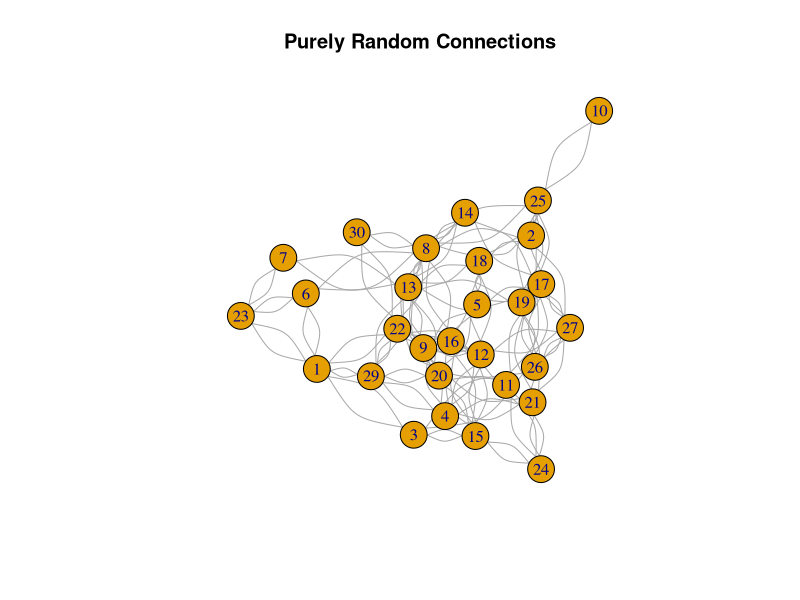

Recreate this plot in R.


require(igraph)



# Set network size.
n <- 30
# Create n series of n.
ego <- rep(1:n,each=n)
# Create n sequences of n.
alter <- rep(1:n,times=n)
# Default to no friendship between ego and alter.
friendship <- 0
# Assemble dataset.
rnet <- data.frame(ego, alter, friendship)



head(rnet)



conDen <- .15
for (i in 1:n)
  for (ii in (i+1):n)
    if ((rbinom(1,1,conDen)==1)&(i!=ii)) {
      # print(paste(i,ii))
      rnet$friendship[(rnet$ego==i & rnet$alter==ii)] <- 1
      rnet$friendship[(rnet$ego==ii & rnet$alter==i)] <- 1
      }



summary(rnet)



plot(graph.data.frame(rnet[rnet$friendship==1,], directed=F), main="Purely Random Connections")


